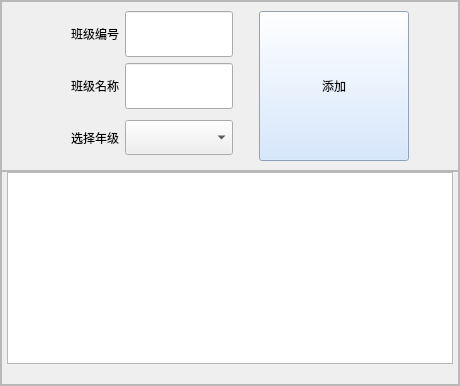
               <widget class="QWidget" name="classSetPage">
                <layout class="QFormLayout" name="formLayout_6">
                 <property name="horizontalSpacing">
                  <number>0</number>
                 </property>
                 <property name="verticalSpacing">
                  <number>0</number>
                 </property>
                 <property name="leftMargin">
                  <number>0</number>
                 </property>
                 <property name="topMargin">
                  <number>0</number>
                 </property>
                 <property name="rightMargin">
                  <number>0</number>
                 </property>
                 <property name="bottomMargin">
                  <number>0</number>
                 </property>
                 <item row="0" column="0" colspan="2">
                  <widget class="QFrame" name="frame_27">
                   <property name="sizePolicy">
                    <sizepolicy hsizetype="Preferred" vsizetype="Expanding">
                     <horstretch>0</horstretch>
                     <verstretch>0</verstretch>
                    </sizepolicy>
                   </property>
                   <property name="minimumSize">
                    <size>
                     <width>50</width>
                     <height>50</height>
                    </size>
                   </property>
                   <property name="frameShape">
                    <enum>QFrame::StyledPanel</enum>
                   </property>
                   <property name="frameShadow">
                    <enum>QFrame::Raised</enum>
                   </property>
                   <layout class="QVBoxLayout" name="verticalLayout_14">
                    <property name="spacing">
                     <number>0</number>
                    </property>
                    <property name="leftMargin">
                     <number>0</number>
                    </property>
                    <property name="topMargin">
                     <number>0</number>
                    </property>
                    <property name="rightMargin">
                     <number>0</number>
                    </property>
                    <property name="bottomMargin">
                     <number>0</number>
                    </property>
                    <item>
                     <widget class="QFrame" name="frame_28">
                      <property name="sizePolicy">
                       <sizepolicy hsizetype="Preferred" vsizetype="Expanding">
                        <horstretch>0</horstretch>
                        <verstretch>2</verstretch>
                       </sizepolicy>
                      </property>
                      <property name="styleSheet">
                       <string notr="true">QPushButton{
	background-color: rgb(202, 225, 255);
	font: 12pt &quot;黑体&quot;;
	color: rgb(0, 0, 0);	
}
QPushButton:pressed{
	background-color: rgb(119, 144, 255);
	color: rgb(255, 255, 255);
	padding-bottom:3px;
	padding-left:3px;
}
QLabel{
	font: 10pt &quot;黑体&quot;;
}
QPushButton:hover{
	background-color: rgb(119, 144, 255);
	color: rgb(255, 255, 255);
}</string>
                      </property>
                      <property name="frameShape">
                       <enum>QFrame::StyledPanel</enum>
                      </property>
                      <property name="frameShadow">
                       <enum>QFrame::Raised</enum>
                      </property>
                      <layout class="QGridLayout" name="gridLayout_2">
                       <item row="1" column="3">
                        <widget class="QLineEdit" name="lineEdit_4">
                         <property name="sizePolicy">
                          <sizepolicy hsizetype="Expanding" vsizetype="Expanding">
                           <horstretch>0</horstretch>
                           <verstretch>0</verstretch>
                          </sizepolicy>
                         </property>
                        </widget>
                       </item>
                       <item row="2" column="1">
                        <widget class="QLabel" name="label_19">
                         <property name="sizePolicy">
                          <sizepolicy hsizetype="Preferred" vsizetype="Expanding">
                           <horstretch>0</horstretch>
                           <verstretch>0</verstretch>
                          </sizepolicy>
                         </property>
                         <property name="text">
                          <string>选择年级</string>
                         </property>
                        </widget>
                       </item>
                       <item row="1" column="6">
                        <spacer name="horizontalSpacer_25">
                         <property name="orientation">
                          <enum>Qt::Horizontal</enum>
                         </property>
                         <property name="sizeHint" stdset="0">
                          <size>
                           <width>40</width>
                           <height>20</height>
                          </size>
                         </property>
                        </spacer>
                       </item>
                       <item row="0" column="1">
                        <widget class="QLabel" name="label_14">
                         <property name="sizePolicy">
                          <sizepolicy hsizetype="Preferred" vsizetype="Expanding">
                           <horstretch>0</horstretch>
                           <verstretch>0</verstretch>
                          </sizepolicy>
                         </property>
                         <property name="text">
                          <string>班级编号</string>
                         </property>
                        </widget>
                       </item>
                       <item row="0" column="3">
                        <widget class="QLineEdit" name="lineEdit_3">
                         <property name="sizePolicy">
                          <sizepolicy hsizetype="Expanding" vsizetype="Expanding">
                           <horstretch>0</horstretch>
                           <verstretch>0</verstretch>
                          </sizepolicy>
                         </property>
                        </widget>
                       </item>
                       <item row="1" column="4">
                        <spacer name="horizontalSpacer_24">
                         <property name="orientation">
                          <enum>Qt::Horizontal</enum>
                         </property>
                         <property name="sizeType">
                          <enum>QSizePolicy::Maximum</enum>
                         </property>
                         <property name="sizeHint" stdset="0">
                          <size>
                           <width>20</width>
                           <height>20</height>
                          </size>
                         </property>
                        </spacer>
                       </item>
                       <item row="1" column="0">
                        <spacer name="horizontalSpacer_26">
                         <property name="orientation">
                          <enum>Qt::Horizontal</enum>
                         </property>
                         <property name="sizeType">
                          <enum>QSizePolicy::Minimum</enum>
                         </property>
                         <property name="sizeHint" stdset="0">
                          <size>
                           <width>60</width>
                           <height>20</height>
                          </size>
                         </property>
                        </spacer>
                       </item>
                       <item row="1" column="1">
                        <widget class="QLabel" name="label_18">
                         <property name="sizePolicy">
                          <sizepolicy hsizetype="Preferred" vsizetype="Expanding">
                           <horstretch>0</horstretch>
                           <verstretch>0</verstretch>
                          </sizepolicy>
                         </property>
                         <property name="text">
                          <string>班级名称</string>
                         </property>
                        </widget>
                       </item>
                       <item row="2" column="3">
                        <widget class="QComboBox" name="comboBox">
                         <property name="sizePolicy">
                          <sizepolicy hsizetype="Expanding" vsizetype="Expanding">
                           <horstretch>0</horstretch>
                           <verstretch>0</verstretch>
                          </sizepolicy>
                         </property>
                         <property name="maximumSize">
                          <size>
                           <width>300</width>
                           <height>35</height>
                          </size>
                         </property>
                        </widget>
                       </item>
                       <item row="0" column="5" rowspan="3">
                        <widget class="QPushButton" name="pushButton_10">
                         <property name="sizePolicy">
                          <sizepolicy hsizetype="Expanding" vsizetype="Expanding">
                           <horstretch>0</horstretch>
                           <verstretch>0</verstretch>
                          </sizepolicy>
                         </property>
                         <property name="minimumSize">
                          <size>
                           <width>150</width>
                           <height>150</height>
                          </size>
                         </property>
                         <property name="sizeIncrement">
                          <size>
                           <width>0</width>
                           <height>3</height>
                          </size>
                         </property>
                         <property name="text">
                          <string>添加</string>
                         </property>
                        </widget>
                       </item>
                      </layout>
                     </widget>
                    </item>
                    <item>
                     <widget class="QFrame" name="frame_29">
                      <property name="sizePolicy">
                       <sizepolicy hsizetype="Preferred" vsizetype="Expanding">
                        <horstretch>0</horstretch>
                        <verstretch>8</verstretch>
                       </sizepolicy>
                      </property>
                      <property name="styleSheet">
                       <string notr="true">QTableWidget QHeaderView::section {
	background-color: rgb(227, 87, 255); /* 设置表头背景色 */
    padding: 5px; /* 内边距，可调整内容与边框间距 */
    border: 1px solid #ccc; /* 表头单元格边框 */
    text-align: center; /* 文本左对齐，也可设为center等 */
}

QTableWidgetItem {
	font: 12pt &quot;楷体&quot;;
	color: rgb(0, 0, 0);
}

QPushButton{
	background-color: rgb(202, 225, 255);
	font: 12pt &quot;黑体&quot;;
	color: rgb(0, 0, 0);	
}
QPushButton:pressed{
	background-color: rgb(119, 144, 255);
	color: rgb(255, 255, 255);
	padding-bottom:3px;
	padding-left:3px;
}
QPushButton:hover{
	background-color: rgb(119, 144, 255);
	color: rgb(255, 255, 255);
}</string>
                      </property>
                      <property name="frameShape">
                       <enum>QFrame::StyledPanel</enum>
                      </property>
                      <property name="frameShadow">
                       <enum>QFrame::Raised</enum>
                      </property>
                      <layout class="QFormLayout" name="formLayout_7">
                       <property name="horizontalSpacing">
                        <number>0</number>
                       </property>
                       <property name="verticalSpacing">
                        <number>0</number>
                       </property>
                       <property name="leftMargin">
                        <number>5</number>
                       </property>
                       <property name="topMargin">
                        <number>0</number>
                       </property>
                       <property name="rightMargin">
                        <number>5</number>
                       </property>
                       <property name="bottomMargin">
                        <number>20</number>
                       </property>
                       <item row="0" column="0" colspan="2">
                        <widget class="QTableWidget" name="tableWidget_4"/>
                       </item>
                      </layout>
                     </widget>
                    </item>
                   </layout>
                  </widget>
                 </item>
                </layout>
               </widget>
